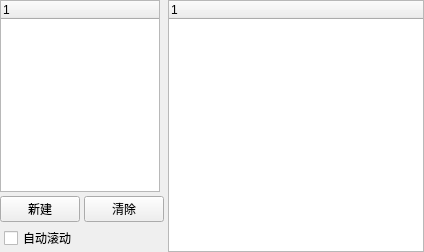
  <widget class="QDockWidget" name="wnd_log">
   <property name="minimumSize">
    <size>
     <width>246</width>
     <height>150</height>
    </size>
   </property>
   <property name="features">
    <set>QDockWidget::DockWidgetClosable|QDockWidget::DockWidgetMovable</set>
   </property>
   <property name="allowedAreas">
    <set>Qt::AllDockWidgetAreas</set>
   </property>
   <property name="windowTitle">
    <string>日志</string>
   </property>
   <attribute name="dockWidgetArea">
    <number>8</number>
   </attribute>
   <widget class="QWidget" name="dockWidgetContents_3">
    <layout class="QHBoxLayout" name="horizontalLayout_4" stretch="0,1">
     <property name="spacing">
      <number>4</number>
     </property>
     <property name="leftMargin">
      <number>0</number>
     </property>
     <property name="topMargin">
      <number>0</number>
     </property>
     <property name="rightMargin">
      <number>0</number>
     </property>
     <property name="bottomMargin">
      <number>0</number>
     </property>
     <item>
      <layout class="QVBoxLayout" name="verticalLayout_5" stretch="1,0,0">
       <property name="spacing">
        <number>4</number>
       </property>
       <item>
        <widget class="QTreeWidget" name="filterlist">
         <property name="sizePolicy">
          <sizepolicy hsizetype="Fixed" vsizetype="Expanding">
           <horstretch>0</horstretch>
           <verstretch>0</verstretch>
          </sizepolicy>
         </property>
         <property name="minimumSize">
          <size>
           <width>160</width>
           <height>0</height>
          </size>
         </property>
         <property name="maximumSize">
          <size>
           <width>160</width>
           <height>16777215</height>
          </size>
         </property>
         <column>
          <property name="text">
           <string notr="true">1</string>
          </property>
         </column>
        </widget>
       </item>
       <item>
        <layout class="QHBoxLayout" name="horizontalLayout_3">
         <item>
          <widget class="QPushButton" name="btnFilter">
           <property name="text">
            <string>新建</string>
           </property>
           <property name="checkable">
            <bool>false</bool>
           </property>
           <property name="checked">
            <bool>false</bool>
           </property>
          </widget>
         </item>
         <item>
          <widget class="QPushButton" name="btnClear">
           <property name="text">
            <string>清除</string>
           </property>
           <property name="checkable">
            <bool>false</bool>
           </property>
           <property name="checked">
            <bool>false</bool>
           </property>
          </widget>
         </item>
        </layout>
       </item>
       <item>
        <layout class="QVBoxLayout" name="verticalLayout_6">
         <property name="spacing">
          <number>0</number>
         </property>
         <property name="leftMargin">
          <number>4</number>
         </property>
         <property name="bottomMargin">
          <number>2</number>
         </property>
         <item>
          <widget class="QCheckBox" name="chkAutoScroll">
           <property name="text">
            <string>自动滚动</string>
           </property>
          </widget>
         </item>
        </layout>
       </item>
      </layout>
     </item>
     <item>
      <widget class="QTreeWidget" name="logList">
       <column>
        <property name="text">
         <string notr="true">1</string>
        </property>
       </column>
      </widget>
     </item>
    </layout>
   </widget>
  </widget>
